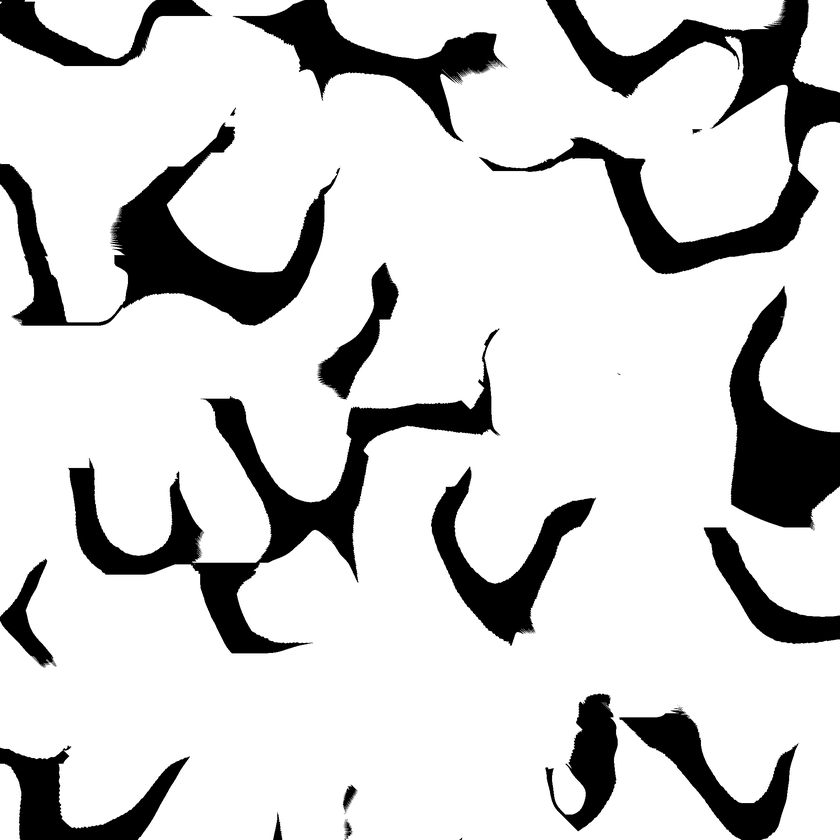
#> input picture Generator/Estimator/Estimator/Estimator/splatMap.png, 840 x 840 px, shrunk from 2048 x 2048 before the run
$ python ShowBlendMap.py
#> lines starting #> are read from the running program, lines starting #| are printed output that depends on the picture
import matplotlib.pyplot as plt
import matplotlib.gridspec as gridspec
import numpy as np
from PIL import Image

full_channel_image = np.array(Image.open("./splatMap.png"))
#> full_channel_image is the input picture: shape (840, 840, 4); mean R, G, B, A 0, 0, 0, 46.7

red_channel   = full_channel_image[:,:,0]
#> red_channel: shape (840, 840); every value is 0
blue_channel  = full_channel_image[:,:,1]
green_channel = full_channel_image[:,:,2]
alpha_channel = full_channel_image[:,:,3]
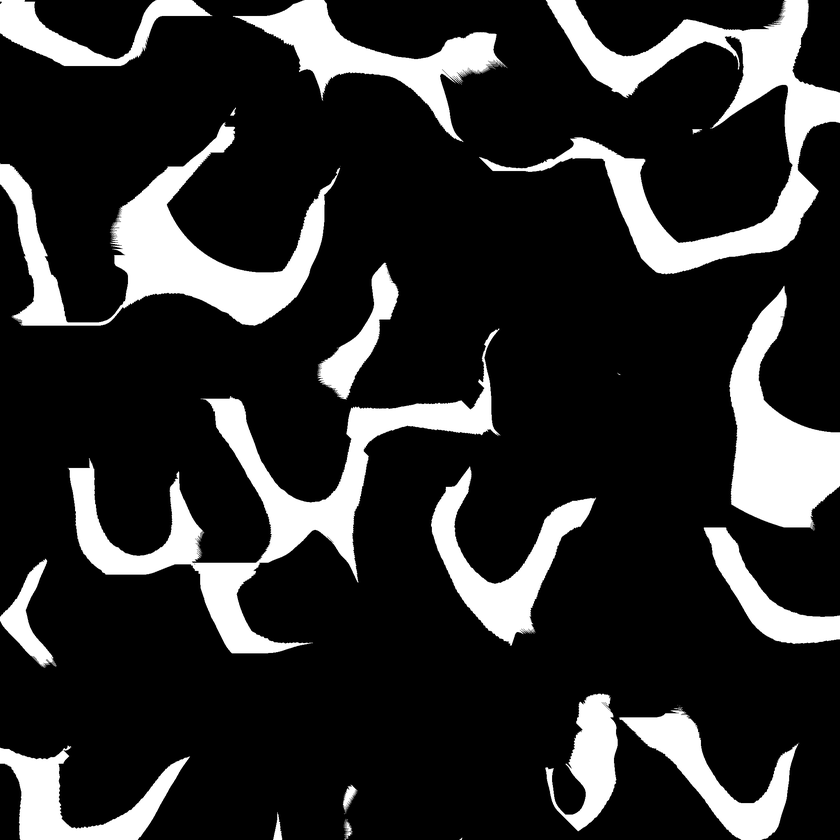
#> alpha_channel: shape (840, 840); min 0, max 255, mean 46.7
rgb_channel = full_channel_image[:,:,0:3]
#> rgb_channel: shape (840, 840, 3); every value is 0

fig = plt.figure(figsize=(16, 8))
outer = gridspec.GridSpec(1, 2, wspace=0.2, hspace=0.2)

inner1 = gridspec.GridSpecFromSubplotSpec(2, 2,
                    subplot_spec=outer[0], wspace=0.2, hspace=0.2)
colors = [red_channel, blue_channel, green_channel, alpha_channel]
titles = ["Rock", "Dirt", "Mud", "Sand"]

for j in range(4):
        ax = plt.Subplot(fig, inner1[j])
        ax.imshow(colors[j])
        ax.set_title(titles[j])
        fig.add_subplot(ax)

inner2 = gridspec.GridSpecFromSubplotSpec(1,1,
        subplot_spec=outer[1], wspace=0.1, hspace=0.1)
ax = plt.Subplot(fig, inner2[0])
ax.imshow(rgb_channel)
ax.set_title("RGB Merged")
fig.add_subplot(ax)

plt.show()
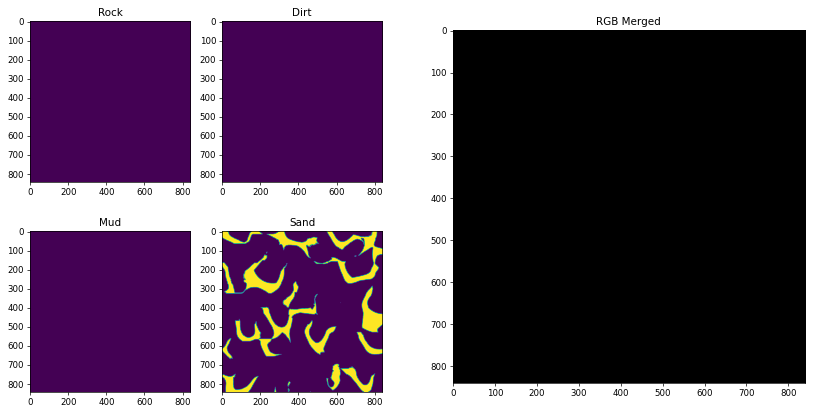
#> figure drawn by matplotlib, 5 panels

$ run again, with Generator/Estimator/Estimator/Estimator/BlendMap.png copied over Generator/Estimator/Estimator/Estimator/splatMap.png
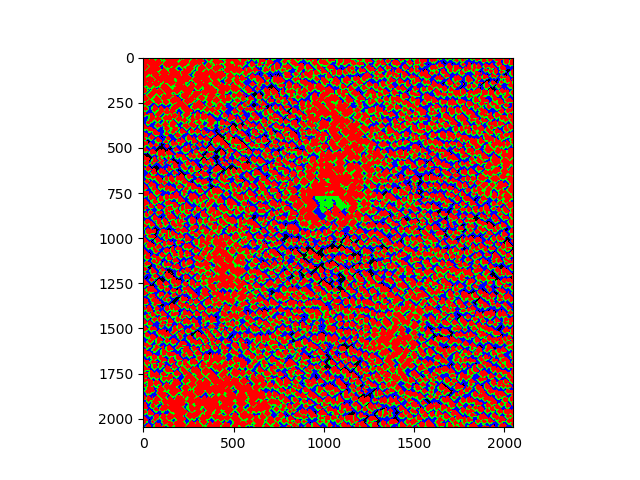
#> input picture Generator/Estimator/Estimator/Estimator/BlendMap.png, 640 x 480 px
#> full_channel_image is the input picture: shape (480, 640, 4); mean R, G, B, A 199.2, 167.6, 163.5, 255
#> `red_channel   = full_channel_image[:,:,0]`:
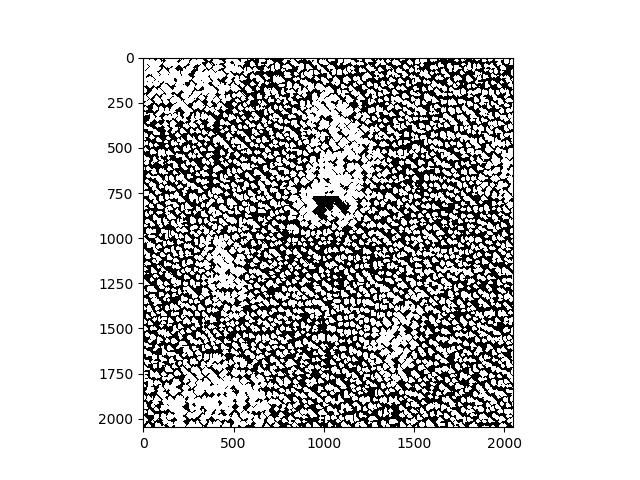
#> red_channel: shape (480, 640); min 0, max 255, mean 199.2
#> `green_channel = full_channel_image[:,:,2]`:
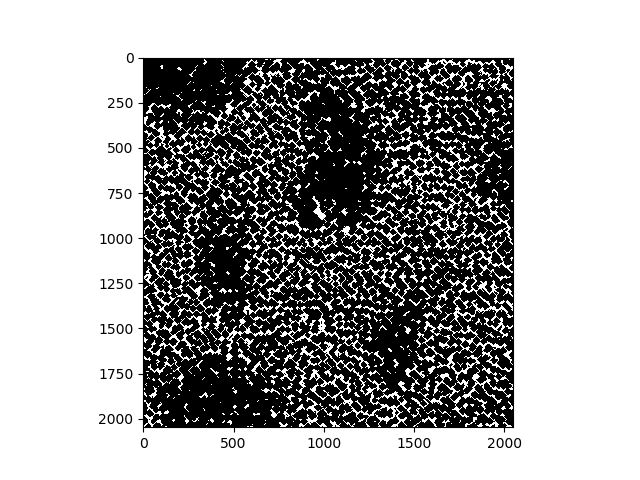
#> green_channel: shape (480, 640); min 0, max 255, mean 163.5
#> alpha_channel: shape (480, 640); every value is 255

$ run again, with Generator/Estimator/Estimator/Estimator/BlendMap2.png copied over Generator/Estimator/Estimator/Estimator/splatMap.png
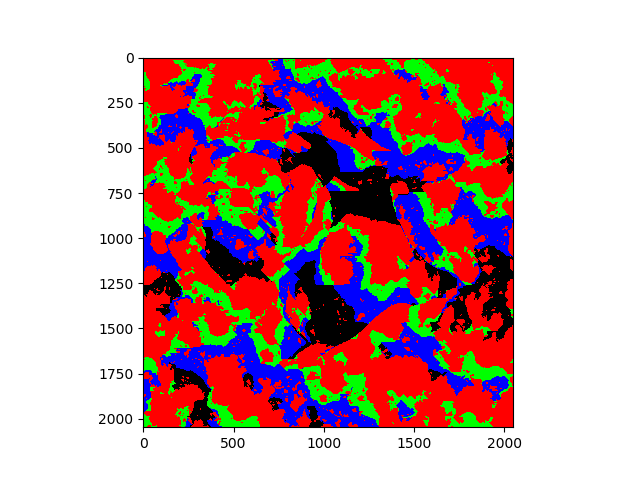
#> input picture Generator/Estimator/Estimator/Estimator/BlendMap2.png, 640 x 480 px
#> full_channel_image is the input picture: shape (480, 640, 4); mean R, G, B, A 198.4, 159.8, 161.5, 255
#> `red_channel   = full_channel_image[:,:,0]`:
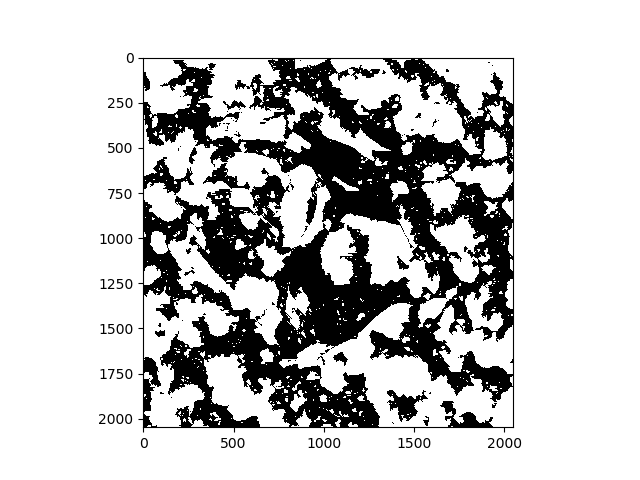
#> red_channel: shape (480, 640); min 0, max 255, mean 198.4
#> `green_channel = full_channel_image[:,:,2]`:
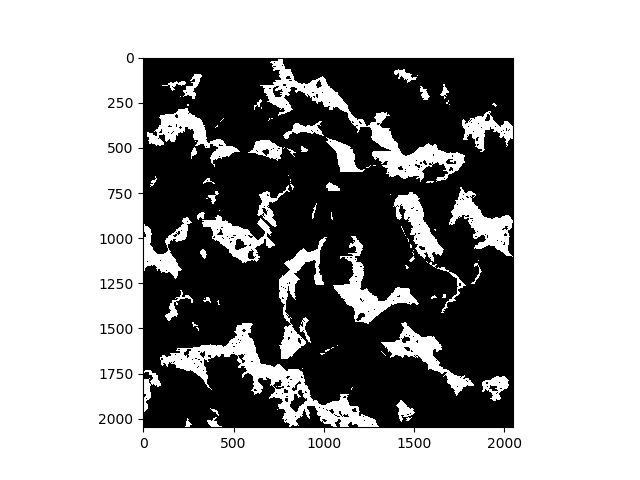
#> green_channel: shape (480, 640); min 0, max 255, mean 161.5
#> alpha_channel: shape (480, 640); every value is 255
